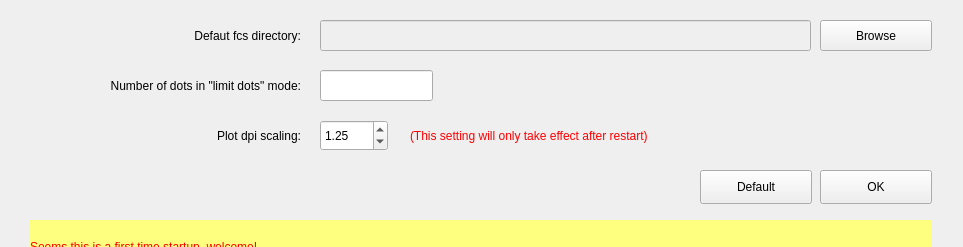
<?xml version="1.0" encoding="UTF-8"?>
<ui version="4.0">
 <class>MainWindow</class>
 <widget class="QMainWindow" name="MainWindow">
  <property name="geometry">
   <rect>
    <x>0</x>
    <y>0</y>
    <width>963</width>
    <height>247</height>
   </rect>
  </property>
  <property name="windowTitle">
   <string>Settings</string>
  </property>
  <widget class="QWidget" name="centralwidget">
   <widget class="QPushButton" name="OKPB">
    <property name="geometry">
     <rect>
      <x>820</x>
      <y>170</y>
      <width>112</width>
      <height>34</height>
     </rect>
    </property>
    <property name="text">
     <string>OK</string>
    </property>
   </widget>
   <widget class="QPushButton" name="defaultPB">
    <property name="geometry">
     <rect>
      <x>700</x>
      <y>170</y>
      <width>112</width>
      <height>34</height>
     </rect>
    </property>
    <property name="text">
     <string>Default</string>
    </property>
   </widget>
   <widget class="QLineEdit" name="dirEdit">
    <property name="enabled">
     <bool>false</bool>
    </property>
    <property name="geometry">
     <rect>
      <x>320</x>
      <y>20</y>
      <width>491</width>
      <height>31</height>
     </rect>
    </property>
   </widget>
   <widget class="QLabel" name="label">
    <property name="geometry">
     <rect>
      <x>120</x>
      <y>20</y>
      <width>181</width>
      <height>31</height>
     </rect>
    </property>
    <property name="text">
     <string>Defaut fcs directory:</string>
    </property>
    <property name="alignment">
     <set>Qt::AlignRight|Qt::AlignTrailing|Qt::AlignVCenter</set>
    </property>
   </widget>
   <widget class="QPushButton" name="browsePB">
    <property name="geometry">
     <rect>
      <x>820</x>
      <y>20</y>
      <width>112</width>
      <height>31</height>
     </rect>
    </property>
    <property name="text">
     <string>Browse</string>
    </property>
   </widget>
   <widget class="QLabel" name="label_2">
    <property name="geometry">
     <rect>
      <x>20</x>
      <y>70</y>
      <width>281</width>
      <height>31</height>
     </rect>
    </property>
    <property name="text">
     <string>Number of dots in &quot;limit dots&quot; mode:</string>
    </property>
    <property name="alignment">
     <set>Qt::AlignRight|Qt::AlignTrailing|Qt::AlignVCenter</set>
    </property>
   </widget>
   <widget class="QLineEdit" name="dotNEdit">
    <property name="geometry">
     <rect>
      <x>320</x>
      <y>70</y>
      <width>113</width>
      <height>31</height>
     </rect>
    </property>
   </widget>
   <widget class="QLabel" name="label_3">
    <property name="geometry">
     <rect>
      <x>20</x>
      <y>120</y>
      <width>281</width>
      <height>31</height>
     </rect>
    </property>
    <property name="text">
     <string>Plot dpi scaling:</string>
    </property>
    <property name="alignment">
     <set>Qt::AlignRight|Qt::AlignTrailing|Qt::AlignVCenter</set>
    </property>
   </widget>
   <widget class="QDoubleSpinBox" name="dpiSpinBox">
    <property name="geometry">
     <rect>
      <x>320</x>
      <y>120</y>
      <width>68</width>
      <height>31</height>
     </rect>
    </property>
    <property name="minimum">
     <double>0.500000000000000</double>
    </property>
    <property name="maximum">
     <double>3.000000000000000</double>
    </property>
    <property name="singleStep">
     <double>0.250000000000000</double>
    </property>
    <property name="value">
     <double>1.250000000000000</double>
    </property>
   </widget>
   <widget class="QLabel" name="label_4">
    <property name="geometry">
     <rect>
      <x>410</x>
      <y>120</y>
      <width>341</width>
      <height>31</height>
     </rect>
    </property>
    <property name="font">
     <font>
      <underline>false</underline>
     </font>
    </property>
    <property name="styleSheet">
     <string notr="true">color: rgb(255, 0, 0)</string>
    </property>
    <property name="text">
     <string>(This setting will only take effect after restart)</string>
    </property>
   </widget>
   <widget class="QLabel" name="firstTimeMsg">
    <property name="enabled">
     <bool>true</bool>
    </property>
    <property name="geometry">
     <rect>
      <x>30</x>
      <y>220</y>
      <width>901</width>
      <height>81</height>
     </rect>
    </property>
    <property name="styleSheet">
     <string notr="true">color: rgb(255, 0, 0);
background-color: rgb(255, 255, 127)</string>
    </property>
    <property name="text">
     <string>Seems this is a first time startup, welcome! 
If you have not used EasyflowQ before, we recomend change only the &quot;Default fcs directory&quot; setting (click &quot;Browse&quot; to tell us 
where you normally keep your data), and leave the rest as default.</string>
    </property>
    <property name="alignment">
     <set>Qt::AlignJustify|Qt::AlignVCenter</set>
    </property>
   </widget>
  </widget>
  <widget class="QMenuBar" name="menubar">
   <property name="geometry">
    <rect>
     <x>0</x>
     <y>0</y>
     <width>963</width>
     <height>31</height>
    </rect>
   </property>
  </widget>
 </widget>
 <resources/>
 <connections/>
</ui>
